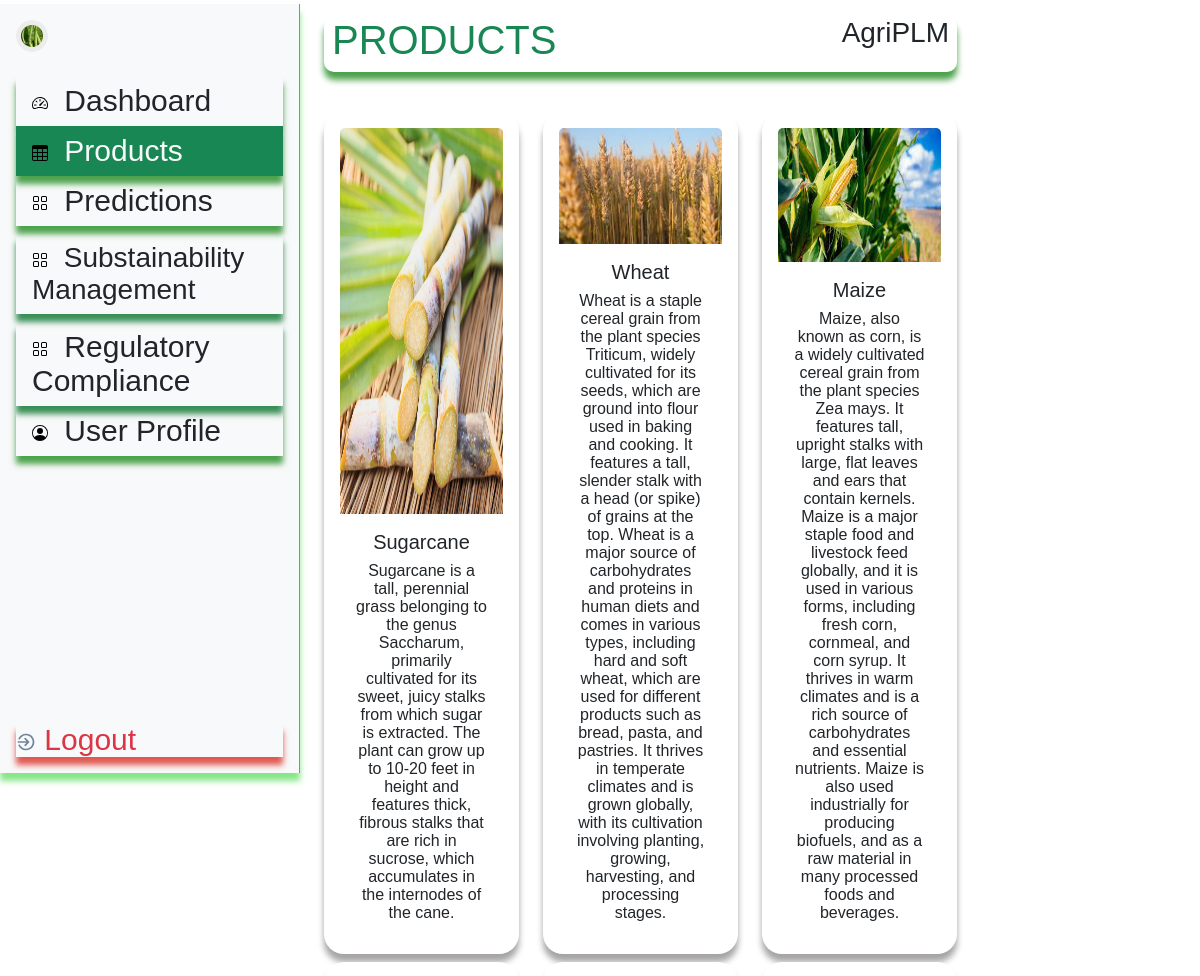
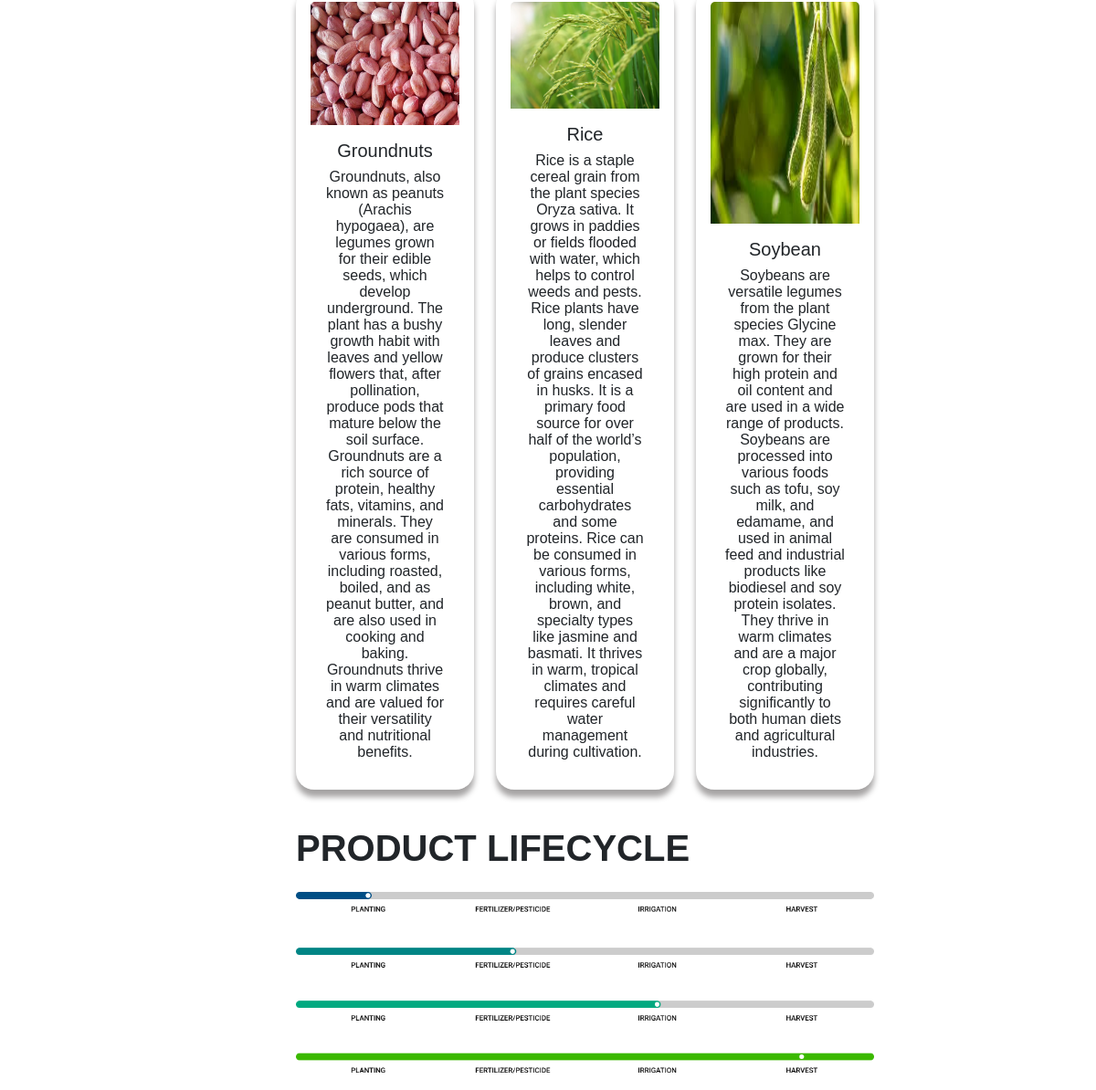
Screenshot of /farmer/farmer_user_products/ (signed in) with the database file from the repository (2 pictures, top to bottom).
### admin_app/models.py (models this page shows, shortened)
class Crop(models.Model):
    crop_image = models.ImageField(upload_to='crop_pictures')
    crop_name = models.CharField(max_length=100)
    description = models.TextField()
    planting_time = models.TextField()
    fertilizer = models.TextField()
    irrigation = models.TextField()
    harvest = models.TextField()
    cleaning = models.TextField()
    storage = models.TextField()
    transportation = models.TextField()
    consumption = models.TextField()
    end_of_life = models.TextField()

### farmer_app/views.py (the view)
# urls.py: path('farmer_user_products/',views.FarmerProducts,name='farmer_user_products'),
@login_required(login_url='login')
def FarmerProducts(request):
    page = "user_products"
    crops = Crop.objects.all()
    context = {
        'page': page,
        'crops': crops,
    }
    return render(request,'farmer_dashboard/farmer_dashboard.html', context)

### utils/context_processors.py (called while the page is built)
def get_user_profile_context(request):
    if request.user.is_authenticated:
        if not request.user.is_staff:
            user_profile = UserProfiles.objects.get(user=request.user.id)
            return {'user_profile': user_profile}
        else:
            return {}
    else:
        return {}

### templates/farmer_dashboard/farmer_dashboard.html (shortened to what this page needs)
<!DOCTYPE html>
{%load static%}
{%load crispy_forms_tags %}
{%load widget_tweaks%}
<html>
  <head>
    <link rel="stylesheet" href="{%static 'css/bootstrap.css'%}"/>
    <link rel="stylesheet" href="{%static 'css/bootstrap.min.css'%}"/>
    <link rel="stylesheet" href="{%static 'css/global.css'%}">
    <link rel="stylesheet" href="{%static 'css/farmer_css/farmer_home_dashboard.css'%}" />
  </head>
  <body style="font-family: Arial, Helvetica, sans-serif;">
    <div class="container-fluid">
      <div class="row">
        <div class="col-md-3 h-100 sticky-lg-top d-flex flex-column flex-shrink-0 p-3 bg-light mt-1" style="font-size:30px; border-right: 1px groove rgb(142, 140, 140);box-shadow: 0 8px 6px rgb(134, 230, 134);">
          <a href="{%url 'farmer_user_profile'%}" class="d-flex align-items-center mb-4 mb-md-0 me-md-auto link-dark text-decoration-none">
            {%if user_profile.photo%}
              <img src="{{user_profile.photo.url}}" alt="" width="50" height="50" class="rounded-circle me-2">
            {%else%}
              <img src="{%static 'img/public/11@2x.png'%}" alt="" width="32" height="32" class="rounded-circle me-2">
            {%endif%}
          </a>
        <ul class="nav flex-column mb-auto mt-4">
          <li>
            <a href="{%url 'farmer_dashboard'%}"
            class="nav-link link-dark shado
            ">
              <svg class="bi me-2" width="16" height="16"><use xlink:href="#speedometer2"/></svg>
              Dashboard
            </a>
          </li>
          <li>
            <a href="{%url 'farmer_user_products'%}"
            class="nav-link link-dark shado
            {%if request.resolver_match.url_name == 'farmer_user_products' or request.resolver_match.url_name == 'farmer_product_details'%}
              bg-success text-light
            {%endif%}">
              <svg class="bi me-2" width="16" height="16"><use xlink:href="#table"/></svg>
              Products
            </a>
          </li>
          <li>
            <a href="{%url 'farmer_yield_predict'%}"
            class="nav-link link-dark shado
            ">
              <svg class="bi me-2" width="16" height="16"><use xlink:href="#grid"/></svg>
              Predictions
            </a>
          </li>
          <li>
            <a href="{%url 'farmer_sustain_manage'%}"
            class="nav-link link-dark shado2 mt-2
            " style="font-size: 28px;">
              <svg class="bi me-2" width="16" height="16"><use xlink:href="#grid"/></svg>
              Substainability Management
            </a>
          </li>
           <li>
            <a href="{%url 'farmer_regulatory_compliance'%}"
            class="nav-link link-dark shado2 mt-2
            ">
              <svg class="bi me-2" width="16" height="16"><use xlink:href="#grid"/></svg>
              Regulatory Compliance
            </a>
          </li>
          <li>
            <a href="{%url 'farmer_user_profile'%}"
            class="nav-link link-dark shado {%if request.resolver_match.url_name == 'farmer_user_profile'%} bg-success text-light {%endif%}">
              <svg class="bi me-2" width="16" height="16"><use xlink:href="#people-circle"/></svg>
              User Profile
            </a>
          </li>
        </ul>
        <a href="{%url 'logout'%}" class="text-danger shado3" style="text-decoration: none; color:black; margin-top:100%;">
          <img  class="usign-out-alt-icon" loading="lazy" alt=""src="{%static 'img/public/usignoutalt.svg' %}"/> Logout
        </a>
     </div>
      {%if page == 'farmer_dash'%}
      <div class="col-md-9">
        <div class="container mt-2">
            <div class="d-flex justify-content-between sticky-lg-top bg-light p-2 mb-4 shado" style="border-radius:10px;">
              <h1 class="text-success">REAL TIME ANALYTICS</h1>
              <h3>AgriPLM</h3>
            </div>
            <div class="row">
              <h2 class="col-md-6 mb-4 ">WELCOME FARMER {{user.last_name |upper}}</h2>
              <div class="col-md-2"> </div>
              <div class="col-md-4">{%include 'messages/messages.html'%}</div>
            </div>
            <div class="row col-10 shado4 p-3" style="border-radius: 25px; border:1px groove black;">
                    <div class="col-md-4 row" style="border-right: 1px groove black;">
                          <div class="col">
                            <img src="{%static 'img/public/crop.png'%}" alt="">
                          </div>
                          <div class="col">
                            <div class="col-12 text-secondary">Total Estimated Yield</div>
                            <div class="col-12"><h6><b>{{my_total_yields}} Tons</b></h6></div>
                          </div>
                    </div>
                    <div class="col-md-4 row" style="border-right: 1px groove black;">
                      <div class="col px-3">
                          <img src="{%static 'img/public/group-10-21.svg'%}" alt="">
                        </div>
                        <div class="col">
                          <div class="col-12 text-success">Active Projects</div>
                          <div class="col-12"><h4 class="mt-2"><b>{{my_active_projects}}</b></h4></div>
                        </div>
                    </div>
                    <div class="col-md-4 row">
                        <div class="col px-3">
                          <img src="{%static 'img/public/group-10-21.svg'%}" alt="">
                        </div>
                        <div class="col">
                          <div class="col-12 text-danger">Closed Projects</div>
                          <div class="col-12"><h4 class="mt-2"><b>{{my_closed_projetcs}}</b></h4></div>
                        </div>
                    </div>
            </div>
            <div class="row mt-5">
              <h3 class="text-success">MY PROJECTS REPORT</h3>
              {%if yield_data%}
              <div class="w-100" style="overflow-x: scroll;">
               <table class="table table-hover mt-3 table_pred shado">
                  <thead>
                    <th class="bg-success text-light">Project_ID</th>
                    <th class="bg-success text-light">Cell</th>
                    <th class="bg-success text-light">Nitrogen</th>
                    <th class="bg-success text-light">Phosphorus</th>
                    <th class="bg-success text-light">Potassium</th>
                    <th class="bg-success text-light">Ph</th>
                    <th class="bg-success text-light">Rainfall</th>
                    <th class="bg-success text-light">Temperature</th>
                    <th class="bg-success text-light">Crop</th>
                    <th class="bg-success text-light">Fertilizer</th>
                    <th class="bg-success text-light">Fertilizer Amount (Kgs)</th>
                    <th class="bg-success text-light">Date of Yield Pred</th>
                    <th class="bg-success text-light">Estimated Yield (Tons)</th>
                    <th class="bg-success text-light">Project Status</th>
                  </thead>
                  <tbody>
                    {%for data in yield_data%}
                    <tr>
                      <td>{{data.id}}</td>
                      <td>{{data.crop_fert_pred.cell}}</td>
                      <td>{{data.crop_fert_pred.nitrogen}}</td>
                      <td>{{data.crop_fert_pred.phosphorus}}</td>
                      <td>{{data.crop_fert_pred.potassium}}</td>
                      <td>{{data.crop_fert_pred.ph}}</td>
                      <td>{{data.crop_fert_pred.rainfall}}</td>
                      <td>{{data.crop_fert_pred.temperature}}</td>
                      <td>{{data.crop_fert_pred.predicted_crop}}</td>
                      <td>{{data.crop_fert_pred.predicted_fertilizer}}</td>
                      <td>{{data.fertilizer_amount}}</td>
                      <td>{{data.yield_pred_date}}</td>
                      <td>{{data.predicted_yield}}</td>
                      {%if data.is_project_active%}
                      <td class="text-success shado">Active</td>
                      <td><a href="{%url 'close_active_projects' data.id%}" class="btn btn-danger">Close</a></td>
                      {%else%}
                      <td class="text-danger">Closed</td>
                      {%endif%}
                    </tr>
                    {%endfor%}
                  </tbody>
                </table>
              </div>
              {%else%}
              <h1>No available projects</h1>
              {%endif%}
            </div>
          </div>
        </div>
       {%elif page == 'user_products'%}
       <div class="col-md-9">
        <div class="container-fluid">
          <div class="row mt-3">
            <div class="col-md-9">
              <div class="d-flex justify-content-between mb-2 shado px-2" style="border-radius: 10px;">
                <h1 class="text-success">PRODUCTS</h1>
                <h3>AgriPLM</h3>
              </div>
            </div>
          </div>
          <div class="row">
            <div class="col-md-9">
              <div class="row mt-3">
                {%if crops%}
                     {%for crop in crops%}
                    <div class="col-lg-4 col-md-6 mt-2">
                      <a href="{%url 'farmer_product_details' crop.id%}" class="card p-3 text-center mt-2  shado4" style="border: none; border-radius:20px; height:100%; text-decoration:none;">
                        <img src="{{crop.crop_image.url}}" class="card-img-top h-100" alt="...">
                        <div class="card-body">
                          <h5 class="card-title">{{crop.crop_name}}</h5>
                          <p class="card-text">{{crop.description}}</p>
                        </div>
                      </a>
                    </div>
                    {%endfor%}
                {%else%}
                <h2>No available crops!</h2>
                {% endif%}
              </div>
              <div>
                <h1 class="mt-5"><b>PRODUCT LIFECYCLE</b></h1>
                <img class="w-100 mt-3" src="{%static 'img/product_lifecycle.png'%}" alt="">
              </div>
            </div>
            <div class="col-md-3">
            </div>
          </div>
        </div>
       </div>
       {%endif%}
      </div>
    </div>
  </body>
</html>

### static/css/farmer_css/farmer_home_dashboard.css (style rules this page uses)
.usign-out-alt-icon { height: 20px; width: 20px; position: relative; overflow: hidden; flex-shrink: 0; min-height: 20px; }

### templates/farmer_dashboard/farmer_dashboard.html (style rules this page uses)
.shado { box-shadow: 0 8px 6px rgb(76, 162, 76); }
.shado2 { box-shadow: 0 8px 6px rgb(56, 143, 86); }
.shado3 { box-shadow: 0 8px 6px rgb(224, 88, 80); }
.shado4 { box-shadow: 0 8px 6px rgb(166, 164, 164); }

### rows the page displays
Crop: crop_image (picture), crop_name "Sugarcane", description "Sugarcane is a tall, perennial grass belonging to the genus Saccharum, primarily cultivated for its sweet, juicy stalks from which sugar is extracted. The plant can grow up to 10-20 feet in height and features thick, fibrous stalks that are rich in sucrose, which accumulates in the internodes of the cane."
Crop: crop_image (picture), crop_name "Wheat", description "Wheat is a staple cereal grain from the plant species Triticum, widely cultivated for its seeds, which are ground into flour used in baking and cooking. It features a tall, slender stalk with a head (or spike) of grains at the top. Wheat is a major source of carbohydrates and proteins in human diets and comes in various types, including hard and soft wheat, which are used for different products such as bread, pasta, and pastries. It thrives in temperate climates and is grown globally, with its cultivation involving planting, growing, harvesting, and processing stages."
Crop: crop_image (picture), crop_name "Maize", description "Maize, also known as corn, is a widely cultivated cereal grain from the plant species Zea mays. It features tall, upright stalks with large, flat leaves and ears that contain kernels. Maize is a major staple food and livestock feed globally, and it is used in various forms, including fresh corn, cornmeal, and corn syrup. It thrives in warm climates and is a rich source of carbohydrates and essential nutrients. Maize is also used industrially for producing biofuels, and as a raw material in many processed foods and beverages."
Crop: crop_image (picture), crop_name "Groundnuts", description "Groundnuts, also known as peanuts (Arachis hypogaea), are legumes grown for their edible seeds, which develop underground. The plant has a bushy growth habit with leaves and yellow flowers that, after pollination, produce pods that mature below the soil surface. Groundnuts are a rich source of protein, healthy fats, vitamins, and minerals. They are consumed in various forms, including roasted, boiled, and as peanut butter, and are also used in cooking and baking. Groundnuts thrive in warm climates and are valued for their versatility and nutritional benefits."
Crop: crop_image (picture), crop_name "Rice", description "Rice is a staple cereal grain from the plant species Oryza sativa. It grows in paddies or fields flooded with water, which helps to control weeds and pests. Rice plants have long, slender leaves and produce clusters of grains encased in husks. It is a primary food source for over half of the world’s population, providing essential carbohydrates and some proteins. Rice can be consumed in various forms, including white, brown, and specialty types like jasmine and basmati. It thrives in warm, tropical climates and requires careful water management during cultivation."
Crop: crop_image (picture), crop_name "Soybean", description "Soybeans are versatile legumes from the plant species Glycine max. They are grown for their high protein and oil content and are used in a wide range of products. Soybeans are processed into various foods such as tofu, soy milk, and edamame, and used in animal feed and industrial products like biodiesel and soy protein isolates. They thrive in warm climates and are a major crop globally, contributing significantly to both human diets and agricultural industries."
